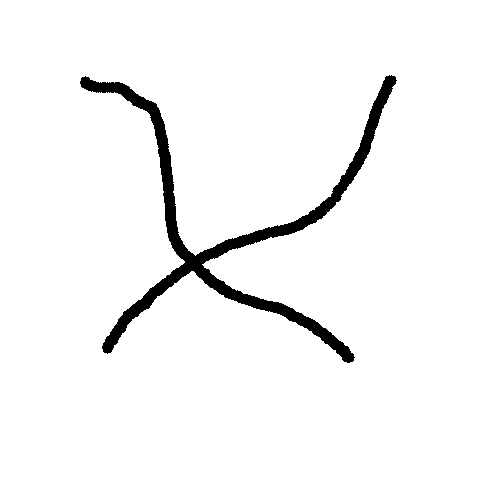
#> input picture img_data/drawn_image.png, 500 x 500 px
$ python floodfill_iterative.py
#> lines starting #> are read from the running program, lines starting #| are printed output that depends on the picture; after the words box and inside, x2 and y2 are one past the last pixel; in counts of white or black regions, pixels touching at a corner belong together
import numpy as np
import cv2 as cv

def floodfill_iterative(I, p, new_color):
    orig_color = I[p[1], p[0]]
    if orig_color == new_color:
        return

    stack = [p]
    while stack:
        x, y = stack.pop()
        if x < 0 or x >= I.shape[1] or y < 0 or y >= I.shape[0]:
            continue
        if I[y, x] != orig_color:
            continue

        I[y, x] = new_color

        # Add all 4-connected neighbors to the stack
        stack.append((x + 1, y))
        stack.append((x - 1, y))
        stack.append((x, y + 1))
        stack.append((x, y - 1))

        # Visualize the process step by step
        cv.imshow('Flood Fill', I)
        cv.waitKey(1)  # Pause for 100 milliseconds

# Example usage
if __name__ == "__main__":
    # Create a sample image
    img = cv.imread('img_data/drawn_image.png', cv.IMREAD_GRAYSCALE)
#> img: shape (500, 500); 96.3% white; 1 black region, box (x1, y1, x2, y2) and area: (80, 75, 397, 363) 9198
    img = cv.resize(img, (100, 100), interpolation=cv.INTER_NEAREST)
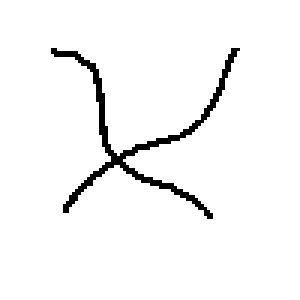
#> img: shape (100, 100) (shown 3 times larger); 96.3% white; black in thin lines or dots, all inside (x1, y1, x2, y2) = (17, 16, 80, 73)

    print("Original Image:")
    print(img)
#> (printed output is left out)

    # Apply flood fill
    seed_point = (5, 5)  # Seed point inside the black square
    new_color = 128  # New color to fill with
    floodfill_iterative(img, seed_point, new_color)
#> in floodfill_iterative, `orig_color = I[p[1], p[0]]`: orig_color = 255

    print("Image after Flood Fill:")
    print(img)

    # Display the final image
    cv.imshow('Flood Fill', img)
    cv.waitKey(0)
    cv.destroyAllWindows()
